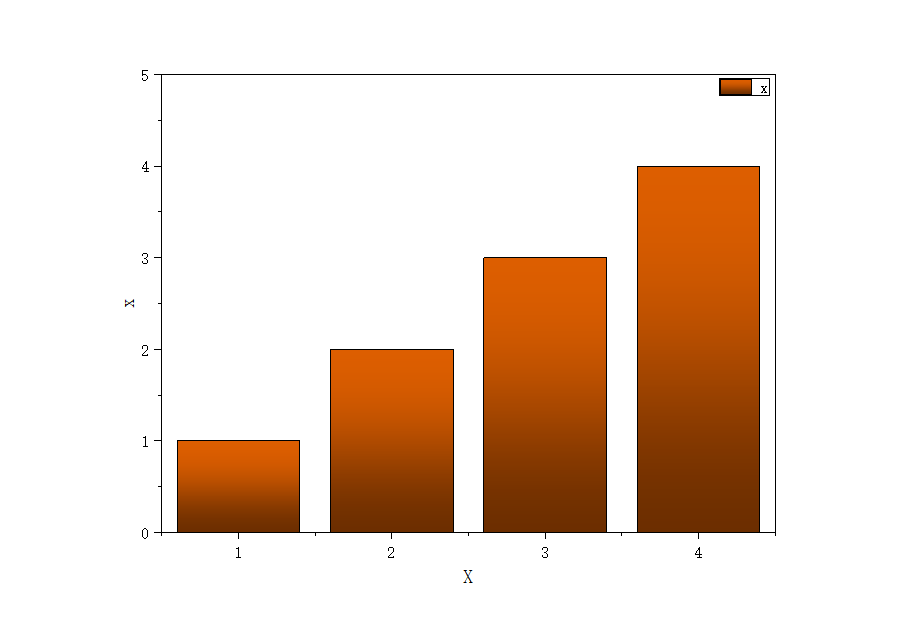
#> input picture .probe/m_2.png, 900 x 638 px
$ python extract_palette.py .probe/m_2.png
#> lines starting #> are read from the running program, lines starting #| are printed output that depends on the picture
"""参考图取色：量化分桶统计主色，输出 top-N 真实平均 hex + 占比 + 图片尺寸。

用法:
    python extract_palette.py 参考图.png [--top 8] [--selftest]

用途: 参考图复刻时拿准确 hex 填 style_overrides.series_colors。
报告的是每桶内像素的平均色（不是量化后的近似值），可直接抄进 series_colors。
占比最大的通常是背景/网格，挑系列色前先剔除背景。
"""
import sys
from collections import Counter

from PIL import Image

BUCKET = 17  # 17 级分桶只看"是不是同一种颜色"，报告值用桶内真实平均色


def quant(v: int) -> int:
    return round(v / BUCKET) * BUCKET


def palette(path: str, top: int = 8, min_frac: float = 0.005) -> dict:
#> called with path = '.probe/m_2.png', top = 8, min_frac = 0.005
    im = Image.open(path).convert("RGB")
#> im is the input picture: PIL image 900x638 RGB; mean R, G, B 236.4, 217.4, 203.3
    w, h = im.size
#> w = 900; h = 638
    # 缩到 400px 宽再统计：抗噪又快，颜色占比基本不变
    small = im.resize((min(w, 400), max(1, round(min(w, 400) * h / w))), Image.NEAREST)
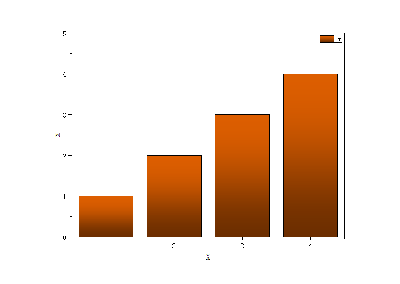
#> small: PIL image 400x284 RGB; mean R, G, B 236.5, 217.7, 203.7
    data = small.tobytes()

    cnt: Counter = Counter()
    acc: dict = {}
    for i in range(0, len(data), 3):
        r, g, b = data[i], data[i + 1], data[i + 2]
        key = (quant(r), quant(g), quant(b))
        cnt[key] += 1
        a = acc.get(key)
        if a is None:
            acc[key] = [r, g, b]
        else:
            a[0] += r
            a[1] += g
            a[2] += b
#> this loop made 113600 passes
#> i on passes 2 to 4: 3, 6, 9
#> after the loop, acc = 29 items; cnt = 29 items

    total = sum(cnt.values())
#> total = 113600
    colors = []
    for key, c in cnt.most_common():
        frac = c / total
        if frac < min_frac:
            break
        a = acc[key]
        colors.append(("#%02X%02X%02X" % (round(a[0] / c), round(a[1] / c), round(a[2] / c)), round(frac, 4)))
        if len(colors) >= top:
            break
#> this loop made 8 passes
#> (key, c, frac, a) on passes 1 to 8: ((255, 255, 255), 90727, 0.799, [23135385, 23135385, 23135385]), ((119, 51, 0), 3766, 0.0332, [444012, 188915, 0]), ((204, 85, 0), 3551, 0.0313, [728009, 309621, 0]), ((221, 85, 0), 3444, 0.0303, [746327, 317598, 0]), ((187, 85, 0), 2266, 0.0199, [426703, 181628, 0]), ((170, 68, 0), 2158, 0.019, [366268, 155710, 0]), ((153, 68, 0), 1876, 0.0165, [286815, 122048, 0]), ((136, 51, 0), 1676, 0.0148, [223308, 95024, 0])
#> after the loop, colors = [('#FFFFFF', 0.799), ('#763200', 0.0332), ('#CD5700', 0.0313), ('#D95C00', 0.0303), ('#BC5000', 0.0199), ('#AA4800', 0.019), ('#994100', 0.0165), ('#853900', 0.0148)]
    return {"size": [w, h], "colors": colors}


def selftest() -> None:
    import os
    import tempfile

    from PIL import ImageDraw

    im = Image.new("RGB", (100, 100), "white")
    d = ImageDraw.Draw(im)
    d.rectangle([0, 0, 49, 99], fill=(255, 0, 0))
    d.rectangle([50, 0, 99, 99], fill=(0, 0, 255))
    path = os.path.join(tempfile.gettempdir(), "_origin_palette_selftest.png")
    im.save(path)
    got = palette(path, top=4)
    hexes = [c[0] for c in got["colors"]]
    assert got["size"] == [100, 100], got
    assert hexes[:2] == ["#FF0000", "#0000FF"], got  # 平均色必须还原原始色，不被分桶偏移
    print("selftest ok:", hexes)


def main(argv: list) -> int:
    if "--selftest" in argv:
        selftest()
        return 0
    args = [a for a in argv[1:] if not a.startswith("--")]
    if not args:
        print(__doc__)
        return 2
    top = int(argv[argv.index("--top") + 1]) if "--top" in argv else 8
    r = palette(args[0], top=top)
#> r = {'size': [900, 638], 'colors': [('#FFFFFF', 0.799), ('#763200', 0.0332), ('#CD5700', 0.0313), ('#D95C00', 0.0303), ('#BC5000', 0.0199), ('#AA4800', 0.019), ('#994100', 0.0165), ('#853900', 0.0148)]}
    print("size: %dx%d" % tuple(r["size"]))
#| size: 900x638
    for hex_, frac in r["colors"]:
        print("%s  %.2f%%" % (hex_, frac * 100))
#> this loop made 8 passes
#| #FFFFFF  79.87%
#| #763200  3.32%
#| #CD5700  3.13%
#| #D95C00  3.03%
#| #BC5000  1.99%
#| #AA4800  1.90%
#| #994100  1.65%
#| #853900  1.48%
    return 0


if __name__ == "__main__":
    raise SystemExit(main(sys.argv))
#> (the program exits here)
